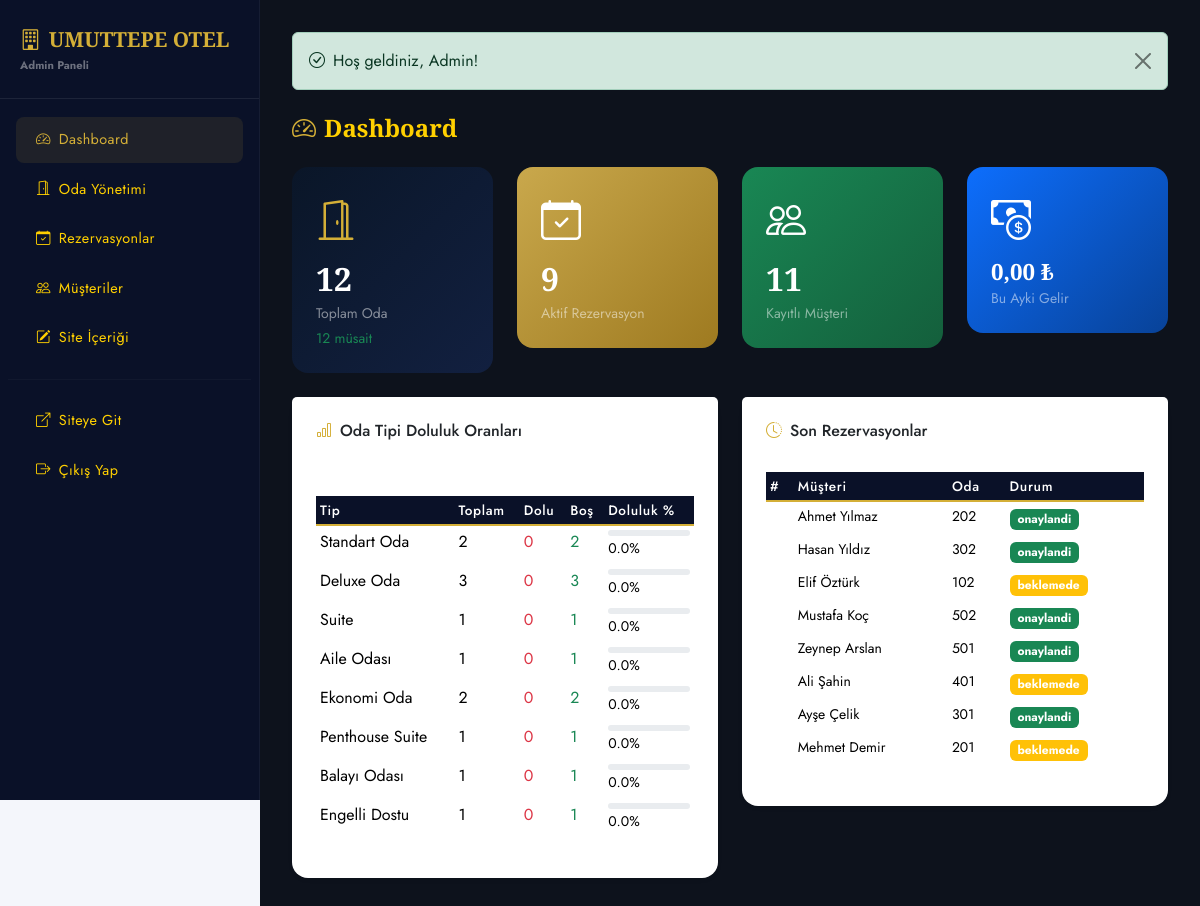
Page /admin/admin_panel.php (signed in) on the committed database.
### tables this page shows
CREATE TABLE oda_tipleri (
    tip_id    INT AUTO_INCREMENT PRIMARY KEY,
    tip_adi   VARCHAR(50)  NOT NULL UNIQUE,
    aciklama  TEXT,
    kapasite  INT          NOT NULL DEFAULT 2,
    CHECK (kapasite BETWEEN 1 AND 10)
);

### baglanti.php (called while the page is built, shortened)
<?php
function db_query($conn, $sql, $types = '', $params = []) {
    $stmt = mysqli_prepare($conn, $sql);
    mysqli_stmt_execute($stmt);
    return $stmt;
}
function db_fetch_all($conn, $sql, $types = '', $params = []) {
    $stmt = db_query($conn, $sql, $types, $params);
    $result = mysqli_stmt_get_result($stmt);
    $rows = [];
    while ($row = mysqli_fetch_assoc($result)) {
        $rows[] = $row;
    }
    return $rows;
}
function e($str) {
    return htmlspecialchars($str ?? '', ENT_QUOTES, 'UTF-8');
}
function format_para($miktar) {
    return number_format($miktar, 2, ',', '.') . ' ₺';
}

### Admin/admin_panel.php (the view, shortened to what this page needs)
<?php
require_once '../baglanti.php';
$icerik_rows = db_fetch_all($baglanti, "SELECT alan, deger FROM otel_icerik");
$otel_icerik = [];
foreach ($icerik_rows as $row) { $otel_icerik[$row['alan']] = $row['deger']; }
$otel_adi = $otel_icerik['otel_adi'] ?? 'Umuttepe Otel';
$tab = $_GET['tab'] ?? 'dashboard';
$tum_odalar   = db_fetch_all($baglanti,
    "SELECT o.*, ot.tip_adi FROM odalar o JOIN oda_tipleri ot ON o.tip_id=ot.tip_id ORDER BY o.oda_no");
$tum_rezervasyonlar = db_fetch_all($baglanti,
    "SELECT * FROM v_rezervasyon_detay ORDER BY olusturma_tarihi DESC");
$tum_musteriler = db_fetch_all($baglanti, "SELECT * FROM musteri ORDER BY kayit_tarihi DESC");
$doluluk = db_fetch_all($baglanti, "SELECT * FROM v_doluluk_istatistik");
$toplam_oda  = count($tum_odalar);
$bos_oda     = count(array_filter($tum_odalar, fn($o) => $o['durum']==='bos'));
$aktif_rez   = count(array_filter($tum_rezervasyonlar, fn($r) => in_array($r['durum'], ['beklemede','onaylandi'])));
$toplam_mus  = count($tum_musteriler);
$stmt_gelir = mysqli_prepare($baglanti, "CALL sp_aylik_gelir(?, ?)");
$yil = (int)date('Y'); $ay = (int)date('n');
mysqli_stmt_bind_param($stmt_gelir, "ii", $yil, $ay);
mysqli_stmt_execute($stmt_gelir);
$gelir_result = mysqli_stmt_get_result($stmt_gelir);
$aylik_gelir  = mysqli_fetch_assoc($gelir_result) ?? [];
?>
<!DOCTYPE html>
<html lang="tr">
<head>
    <link href="https://cdn.jsdelivr.net/npm/bootstrap@5.3.3/dist/css/bootstrap.min.css" rel="stylesheet">
    <link href="https://cdn.jsdelivr.net/npm/bootstrap-icons@1.11.3/font/bootstrap-icons.css" rel="stylesheet">
    <link href="/otel/css/style.css" rel="stylesheet">
</head>
<body style="background:#f4f6fb;">
<div class="d-flex">
    <div class="admin-sidebar">
        <div class="sidebar-brand">
            <i class="bi bi-building me-2"></i><?= e($otel_adi) ?>
            <div style="font-size:0.7rem;color:rgba(255,255,255,0.4);font-family:'Jost',sans-serif;margin-top:2px;">Admin Paneli</div>
        </div>
        <nav class="nav flex-column p-2 mt-2">
            <a class="nav-link <?= $tab==='dashboard' ? 'active' : '' ?>" href="?tab=dashboard">
                <i class="bi bi-speedometer2 me-2"></i>Dashboard
            </a>
            <a class="nav-link <?= $tab==='odalar' ? 'active' : '' ?>" href="?tab=odalar">
                <i class="bi bi-door-open me-2"></i>Oda Yönetimi
            </a>
            <a class="nav-link <?= $tab==='rezervasyonlar' ? 'active' : '' ?>" href="?tab=rezervasyonlar">
                <i class="bi bi-calendar-check me-2"></i>Rezervasyonlar
            </a>
            <a class="nav-link <?= $tab==='musteriler' ? 'active' : '' ?>" href="?tab=musteriler">
                <i class="bi bi-people me-2"></i>Müşteriler
            </a>
            <a class="nav-link <?= $tab==='icerik' ? 'active' : '' ?>" href="?tab=icerik">
                <i class="bi bi-pencil-square me-2"></i>Site İçeriği
            </a>
            <hr style="border-color:rgba(255,255,255,0.1);">
            <a class="nav-link" href="/otel/index.php" target="_blank">
                <i class="bi bi-box-arrow-up-right me-2"></i>Siteye Git
            </a>
            <a class="nav-link text-danger-subtle" href="/otel/logout.php">
                <i class="bi bi-box-arrow-right me-2"></i>Çıkış Yap
            </a>
        </nav>
    </div>
    <div class="admin-content flex-grow-1">
        <?php
        if (isset($_SESSION['flash'])) {
            $f = $_SESSION['flash'];
            $renk = $f['tip'] === 'basari' ? 'success' : 'danger';
            echo '<div class="alert alert-'.$renk.' alert-dismissible fade show mb-4"><i class="bi bi-'.($f['tip']==='basari'?'check':'x').'-circle me-2"></i>'.e($f['mesaj']).'<button class="btn-close" data-bs-dismiss="alert"></button></div>';
        }
        ?>
        <?php if ($tab === 'dashboard'): ?>
        <h4 class="mb-4"><i class="bi bi-speedometer2 me-2 text-gold"></i>Dashboard</h4>
        <div class="row g-4 mb-4">
            <div class="col-md-3">
                <div class="card border-0 rounded-4 text-white" style="background:linear-gradient(135deg,#0a1628,#122040);">
                    <div class="card-body p-4">
                        <div class="fs-1 text-gold mb-1"><i class="bi bi-door-open"></i></div>
                        <div style="font-size:2rem;font-family:'Cormorant Garamond',serif;font-weight:700;"><?= $toplam_oda ?></div>
                        <div class="text-white-50 small">Toplam Oda</div>
                        <div class="text-success small mt-1"><?= $bos_oda ?> müsait</div>
                    </div>
                </div>
            </div>
            <div class="col-md-3">
                <div class="card border-0 rounded-4 text-white" style="background:linear-gradient(135deg,#c9a84c,#9e7a20);">
                    <div class="card-body p-4">
                        <div class="fs-1 mb-1"><i class="bi bi-calendar-check"></i></div>
                        <div style="font-size:2rem;font-family:'Cormorant Garamond',serif;font-weight:700;"><?= $aktif_rez ?></div>
                        <div class="text-white-50 small">Aktif Rezervasyon</div>
                    </div>
                </div>
            </div>
            <div class="col-md-3">
                <div class="card border-0 rounded-4 text-white" style="background:linear-gradient(135deg,#198754,#145f3c);">
                    <div class="card-body p-4">
                        <div class="fs-1 mb-1"><i class="bi bi-people"></i></div>
                        <div style="font-size:2rem;font-family:'Cormorant Garamond',serif;font-weight:700;"><?= $toplam_mus ?></div>
                        <div class="text-white-50 small">Kayıtlı Müşteri</div>
                    </div>
                </div>
            </div>
            <div class="col-md-3">
                <div class="card border-0 rounded-4 text-white" style="background:linear-gradient(135deg,#0d6efd,#084298);">
                    <div class="card-body p-4">
                        <div class="fs-1 mb-1"><i class="bi bi-cash-coin"></i></div>
                        <div style="font-size:1.4rem;font-family:'Cormorant Garamond',serif;font-weight:700;">
                            <?= format_para($aylik_gelir['toplam_gelir'] ?? 0) ?>
                        </div>
                        <div class="text-white-50 small">Bu Ayki Gelir</div>
                    </div>
                </div>
            </div>
        </div>
        <div class="row g-4">
            <div class="col-md-6">
                <div class="card border-0 rounded-4 shadow-sm">
                    <div class="card-header bg-white border-0 pt-4 pb-0 px-4">
                        <h6><i class="bi bi-bar-chart me-2 text-gold"></i>Oda Tipi Doluluk Oranları</h6>
                        <small class="text-muted">v_doluluk_istatistik VIEW'ından</small>
                    </div>
                    <div class="card-body p-4">
                        <table class="table table-sm table-otel">
                            <thead><tr><th>Tip</th><th>Toplam</th><th>Dolu</th><th>Boş</th><th>Doluluk %</th></tr></thead>
                            <tbody>
                            <?php foreach ($doluluk as $d): ?>
                            <tr>
                                <td><?= e($d['tip_adi']) ?></td>
                                <td><?= $d['toplam_oda'] ?></td>
                                <td><span class="text-danger"><?= $d['dolu_oda'] ?></span></td>
                                <td><span class="text-success"><?= $d['bos_oda'] ?></span></td>
                                <td>
                                    <div class="progress" style="height:6px;">
                                    </div>
                                    <small><?= $d['doluluk_orani'] ?>%</small>
                                </td>
                            </tr>
                            <?php endforeach; ?>
                            </tbody>
                        </table>
                    </div>
                </div>
            </div>
            <div class="col-md-6">
                <div class="card border-0 rounded-4 shadow-sm">
                    <div class="card-header bg-white border-0 pt-4 pb-0 px-4">
                        <h6><i class="bi bi-clock-history me-2 text-gold"></i>Son Rezervasyonlar</h6>
                    </div>
                    <div class="card-body p-4">
                        <table class="table table-sm table-otel">
                            <thead><tr><th>#</th><th>Müşteri</th><th>Oda</th><th>Durum</th></tr></thead>
                            <tbody>
                            <?php foreach (array_slice($tum_rezervasyonlar, 0, 8) as $r): ?>
                            <tr>
                                <td class="text-muted small"><?= $r['rezervasyon_id'] ?></td>
                                <td class="small"><?= e($r['musteri_adi']) ?></td>
                                <td class="small"><?= e($r['oda_no']) ?></td>
                                <td>
                                    <?php $badge = ['onaylandi'=>'success','beklemede'=>'warning','iptal'=>'danger'][$r['durum']] ?? 'secondary'; ?>
                                    <span class="badge bg-<?= $badge ?> small"><?= e($r['durum']) ?></span>
                                </td>
                            </tr>
                            <?php endforeach; ?>
                            </tbody>
                        </table>
                    </div>
                </div>
            </div>
        </div>
        <?php endif; ?>
    </div>
</div>
</body>
</html>

### Css/style.css (style rules this page uses)
:root { --navy: #0a1128; --navy2: #162444; --gold: #d4af37; --gold2: #eed16e; --bg-main: #0d121c; --surface: #ffff; --cream: #000000; --text-main: #ffd000; --text-muted: #ffd000; --bs-font-sans-serif: 'Jost', sans-serif; }
body { font-family: var(--bs-font-sans-serif); background: var(--bg-main); color: var(--text-main); }
h1, h2, h3, h4, h5 { font-family: 'Cormorant Garamond', serif; font-weight: 600; }
.text-muted { color: #ffffff !important; }
.nav-link { color: var(--text-main) !important; font-size: 0.9rem; letter-spacing: 0.03em; transition: color 0.2s; }
.text-gold { color: var(--gold) !important; }
.table-otel { color: var(--text-main); }
.table-otel thead th { background: var(--navy); color: #ffffff; font-weight: 500; font-size: 0.85rem; letter-spacing: 0.05em; border-bottom: 2px solid var(--gold); }
.table-otel tbody tr { border-bottom: 1px solid rgba(255,255,255,0.05); }
.admin-sidebar { background: var(--navy); border-right: 1px solid rgba(255,255,255,0.05); min-height: 100vh; width: 260px; position: fixed; left: 0; top: 0; padding: 0; z-index: 1000; }
.admin-sidebar .sidebar-brand { padding: 24px 20px; border-bottom: 1px solid rgba(255,255,255,0.08); font-family: 'Cormorant Garamond', serif; font-size: 1.3rem; color: var(--gold); font-weight: 700; }
.admin-sidebar .nav-link { color: var(--text-muted) !important; padding: 12px 20px; border-radius: 8px; margin: 2px 8px; font-size: 0.9rem; transition: all 0.2s; }
.admin-sidebar .nav-link:hover, .admin-sidebar .nav-link.active { background: rgba(212, 175, 55, 0.1) !important; color: var(--gold) !important; }
.admin-sidebar .nav-link i { width: 22px; }
.admin-content { margin-left: 260px; padding: 32px; min-height: 100vh; background: var(--bg-main); color: var(--text-main); }

### rows in the picture
oda_tipleri: tip_adi "Standart Oda", toplam_oda "2", dolu_oda "0", bos_oda "2", doluluk_orani "0.0"
oda_tipleri: tip_adi "Deluxe Oda", toplam_oda "3", dolu_oda "0", bos_oda "3", doluluk_orani "0.0"
oda_tipleri: tip_adi "Suite", toplam_oda "1", dolu_oda "0", bos_oda "1", doluluk_orani "0.0"
oda_tipleri: tip_adi "Aile Odası", toplam_oda "1", dolu_oda "0", bos_oda "1", doluluk_orani "0.0"
oda_tipleri: tip_adi "Ekonomi Oda", toplam_oda "2", dolu_oda "0", bos_oda "2", doluluk_orani "0.0"
oda_tipleri: tip_adi "Penthouse Suite", toplam_oda "1", dolu_oda "0", bos_oda "1", doluluk_orani "0.0"
oda_tipleri: tip_adi "Balayı Odası", toplam_oda "1", dolu_oda "0", bos_oda "1", doluluk_orani "0.0"
oda_tipleri: tip_adi "Engelli Dostu", toplam_oda "1", dolu_oda "0", bos_oda "1", doluluk_orani "0.0"

### other values in the picture
$otel_adi "UMUTTEPE OTEL"
$f['mesaj'] "Hoş geldiniz, Admin!"
$toplam_oda "12"
$bos_oda "12"
$aktif_rez "9"
$toplam_mus "11"
format_para($aylik_gelir['toplam_gelir'] ?? 0) "0,00 ₺"
$r['musteri_adi'] "Ahmet Yılmaz"
$r['oda_no'] "202"
$r['durum'] "onaylandi"
$r['musteri_adi'] "Hasan Yıldız"
$r['oda_no'] "302"
$r['musteri_adi'] "Elif Öztürk"
$r['oda_no'] "102"
$r['durum'] "beklemede"
